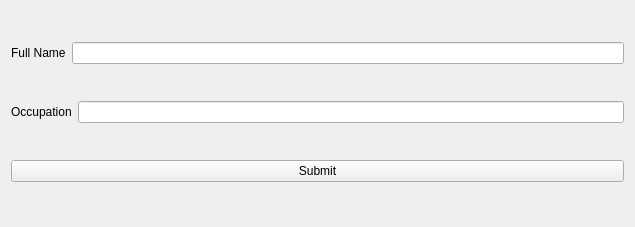
<?xml version="1.0" encoding="UTF-8"?>
<ui version="4.0">
 <class>Widget</class>
 <widget class="QWidget" name="Widget">
  <property name="geometry">
   <rect>
    <x>0</x>
    <y>0</y>
    <width>635</width>
    <height>227</height>
   </rect>
  </property>
  <property name="windowTitle">
   <string>Widget</string>
  </property>
  <layout class="QVBoxLayout" name="verticalLayout">
   <item>
    <layout class="QHBoxLayout" name="horizontalLayout">
     <item>
      <widget class="QLabel" name="label">
       <property name="text">
        <string>Full Name</string>
       </property>
      </widget>
     </item>
     <item>
      <widget class="QLineEdit" name="fullname_lineEdit"/>
     </item>
    </layout>
   </item>
   <item>
    <layout class="QHBoxLayout" name="horizontalLayout_2">
     <item>
      <widget class="QLabel" name="label_2">
       <property name="text">
        <string>Occupation</string>
       </property>
      </widget>
     </item>
     <item>
      <widget class="QLineEdit" name="occupation_lineEdit"/>
     </item>
    </layout>
   </item>
   <item>
    <widget class="QPushButton" name="submitbutton">
     <property name="text">
      <string>Submit</string>
     </property>
    </widget>
   </item>
  </layout>
 </widget>
 <resources/>
 <connections/>
</ui>
